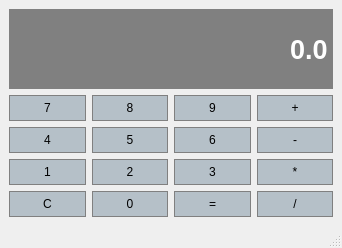
<?xml version="1.0" encoding="UTF-8"?>
<ui version="4.0">
 <class>Calculator</class>
 <widget class="QMainWindow" name="Calculator">
  <property name="geometry">
   <rect>
    <x>0</x>
    <y>0</y>
    <width>342</width>
    <height>248</height>
   </rect>
  </property>
  <property name="windowTitle">
   <string>Calculator</string>
  </property>
  <property name="windowIcon">
   <iconset>
    <normalon>:/images/Calculator.ico</normalon>
   </iconset>
  </property>
  <widget class="QWidget" name="centralwidget">
   <layout class="QGridLayout" name="gridLayout">
    <item row="4" column="0">
     <widget class="QPushButton" name="ButtonC">
      <property name="sizePolicy">
       <sizepolicy hsizetype="Minimum" vsizetype="Maximum">
        <horstretch>0</horstretch>
        <verstretch>1</verstretch>
       </sizepolicy>
      </property>
      <property name="styleSheet">
       <string notr="true">QPushButton{
	color: rgb(0, 0, 0);
	background-color: rgb(181, 192, 200);
		border: 1px solid gray;
		padding: 5px;
}
QPushButton:pressed{
		background-color: #A9A9A9;
		border: 1px solid gray;
		padding: 5px;
}</string>
      </property>
      <property name="text">
       <string>C</string>
      </property>
     </widget>
    </item>
    <item row="4" column="3">
     <widget class="QPushButton" name="ButtonD">
      <property name="sizePolicy">
       <sizepolicy hsizetype="Minimum" vsizetype="Maximum">
        <horstretch>0</horstretch>
        <verstretch>1</verstretch>
       </sizepolicy>
      </property>
      <property name="styleSheet">
       <string notr="true">QPushButton{
	color: rgb(0, 0, 0);
	background-color: rgb(181, 192, 200);
		border: 1px solid gray;
		padding: 5px;
}
QPushButton:pressed{
		background-color: #A9A9A9;
		border: 1px solid gray;
		padding: 5px;
}</string>
      </property>
      <property name="text">
       <string>/</string>
      </property>
     </widget>
    </item>
    <item row="1" column="2">
     <widget class="QPushButton" name="Button9">
      <property name="sizePolicy">
       <sizepolicy hsizetype="Minimum" vsizetype="Maximum">
        <horstretch>0</horstretch>
        <verstretch>1</verstretch>
       </sizepolicy>
      </property>
      <property name="styleSheet">
       <string notr="true">QPushButton{
	color: rgb(0, 0, 0);
	background-color: rgb(181, 192, 200);
		border: 1px solid gray;
		padding: 5px;
}
QPushButton:pressed{
		background-color: #A9A9A9;
		border: 1px solid gray;
		padding: 5px;
}</string>
      </property>
      <property name="text">
       <string>9</string>
      </property>
     </widget>
    </item>
    <item row="3" column="2">
     <widget class="QPushButton" name="Button3">
      <property name="sizePolicy">
       <sizepolicy hsizetype="Minimum" vsizetype="Maximum">
        <horstretch>0</horstretch>
        <verstretch>1</verstretch>
       </sizepolicy>
      </property>
      <property name="styleSheet">
       <string notr="true">QPushButton{
	color: rgb(0, 0, 0);
	background-color: rgb(181, 192, 200);
		border: 1px solid gray;
		padding: 5px;
}
QPushButton:pressed{
		background-color: #A9A9A9;
		border: 1px solid gray;
		padding: 5px;
}</string>
      </property>
      <property name="text">
       <string>3</string>
      </property>
     </widget>
    </item>
    <item row="1" column="1">
     <widget class="QPushButton" name="Button8">
      <property name="sizePolicy">
       <sizepolicy hsizetype="Minimum" vsizetype="Maximum">
        <horstretch>0</horstretch>
        <verstretch>1</verstretch>
       </sizepolicy>
      </property>
      <property name="styleSheet">
       <string notr="true">QPushButton{
	color: rgb(0, 0, 0);
	background-color: rgb(181, 192, 200);
		border: 1px solid gray;
		padding: 5px;
}
QPushButton:pressed{
		background-color: #A9A9A9;
		border: 1px solid gray;
		padding: 5px;
}</string>
      </property>
      <property name="text">
       <string>8</string>
      </property>
     </widget>
    </item>
    <item row="2" column="0">
     <widget class="QPushButton" name="Button4">
      <property name="sizePolicy">
       <sizepolicy hsizetype="Minimum" vsizetype="Maximum">
        <horstretch>0</horstretch>
        <verstretch>1</verstretch>
       </sizepolicy>
      </property>
      <property name="styleSheet">
       <string notr="true">QPushButton{
	color: rgb(0, 0, 0);
	background-color: rgb(181, 192, 200);
		border: 1px solid gray;
		padding: 5px;
}
QPushButton:pressed{
		background-color: #A9A9A9;
		border: 1px solid gray;
		padding: 5px;
}</string>
      </property>
      <property name="text">
       <string>4</string>
      </property>
     </widget>
    </item>
    <item row="2" column="1">
     <widget class="QPushButton" name="Button5">
      <property name="sizePolicy">
       <sizepolicy hsizetype="Minimum" vsizetype="Maximum">
        <horstretch>0</horstretch>
        <verstretch>1</verstretch>
       </sizepolicy>
      </property>
      <property name="styleSheet">
       <string notr="true">QPushButton{
	color: rgb(0, 0, 0);
	background-color: rgb(181, 192, 200);
		border: 1px solid gray;
		padding: 5px;
}
QPushButton:pressed{
		background-color: #A9A9A9;
		border: 1px solid gray;
		padding: 5px;
}</string>
      </property>
      <property name="text">
       <string>5</string>
      </property>
     </widget>
    </item>
    <item row="2" column="3">
     <widget class="QPushButton" name="ButtonS">
      <property name="sizePolicy">
       <sizepolicy hsizetype="Minimum" vsizetype="Maximum">
        <horstretch>0</horstretch>
        <verstretch>1</verstretch>
       </sizepolicy>
      </property>
      <property name="styleSheet">
       <string notr="true">QPushButton{
	color: rgb(0, 0, 0);
	background-color: rgb(181, 192, 200);
		border: 1px solid gray;
		padding: 5px;
}
QPushButton:pressed{
		background-color: #A9A9A9;
		border: 1px solid gray;
		padding: 5px;
}</string>
      </property>
      <property name="text">
       <string>-</string>
      </property>
     </widget>
    </item>
    <item row="3" column="1">
     <widget class="QPushButton" name="Button2">
      <property name="sizePolicy">
       <sizepolicy hsizetype="Minimum" vsizetype="Maximum">
        <horstretch>0</horstretch>
        <verstretch>1</verstretch>
       </sizepolicy>
      </property>
      <property name="styleSheet">
       <string notr="true">QPushButton{
	color: rgb(0, 0, 0);
	background-color: rgb(181, 192, 200);
		border: 1px solid gray;
		padding: 5px;
}
QPushButton:pressed{
		background-color: #A9A9A9;
		border: 1px solid gray;
		padding: 5px;
}</string>
      </property>
      <property name="text">
       <string>2</string>
      </property>
     </widget>
    </item>
    <item row="2" column="2">
     <widget class="QPushButton" name="Button6">
      <property name="sizePolicy">
       <sizepolicy hsizetype="Minimum" vsizetype="Maximum">
        <horstretch>0</horstretch>
        <verstretch>1</verstretch>
       </sizepolicy>
      </property>
      <property name="styleSheet">
       <string notr="true">QPushButton{
	color: rgb(0, 0, 0);
	background-color: rgb(181, 192, 200);
		border: 1px solid gray;
		padding: 5px;
}
QPushButton:pressed{
		background-color: #A9A9A9;
		border: 1px solid gray;
		padding: 5px;
}</string>
      </property>
      <property name="text">
       <string>6</string>
      </property>
     </widget>
    </item>
    <item row="3" column="3">
     <widget class="QPushButton" name="ButtonM">
      <property name="sizePolicy">
       <sizepolicy hsizetype="Minimum" vsizetype="Maximum">
        <horstretch>0</horstretch>
        <verstretch>1</verstretch>
       </sizepolicy>
      </property>
      <property name="styleSheet">
       <string notr="true">QPushButton{
	color: rgb(0, 0, 0);
	background-color: rgb(181, 192, 200);
		border: 1px solid gray;
		padding: 5px;
}
QPushButton:pressed{
		background-color: #A9A9A9;
		border: 1px solid gray;
		padding: 5px;
}</string>
      </property>
      <property name="text">
       <string>*</string>
      </property>
     </widget>
    </item>
    <item row="1" column="0">
     <widget class="QPushButton" name="Button7">
      <property name="sizePolicy">
       <sizepolicy hsizetype="Minimum" vsizetype="Maximum">
        <horstretch>0</horstretch>
        <verstretch>1</verstretch>
       </sizepolicy>
      </property>
      <property name="styleSheet">
       <string notr="true">QPushButton{
	color: rgb(0, 0, 0);
	background-color: rgb(181, 192, 200);
		border: 1px solid gray;
		padding: 5px;
}
QPushButton:pressed{
		background-color: #A9A9A9;
		border: 1px solid gray;
		padding: 5px;
}</string>
      </property>
      <property name="text">
       <string>7</string>
      </property>
     </widget>
    </item>
    <item row="0" column="0" colspan="4">
     <widget class="QLineEdit" name="Display">
      <property name="sizePolicy">
       <sizepolicy hsizetype="Preferred" vsizetype="Expanding">
        <horstretch>0</horstretch>
        <verstretch>0</verstretch>
       </sizepolicy>
      </property>
      <property name="font">
       <font>
        <family>Arial</family>
        <pointsize>20</pointsize>
        <weight>75</weight>
        <bold>true</bold>
       </font>
      </property>
      <property name="styleSheet">
       <string notr="true">QLineEdit{
		background-color: gray;
		border: 1px solid gray;
		color: #ffffff;
}</string>
      </property>
      <property name="text">
       <string>0.0</string>
      </property>
      <property name="alignment">
       <set>Qt::AlignRight|Qt::AlignTrailing|Qt::AlignVCenter</set>
      </property>
     </widget>
    </item>
    <item row="3" column="0">
     <widget class="QPushButton" name="Button1">
      <property name="sizePolicy">
       <sizepolicy hsizetype="Minimum" vsizetype="Maximum">
        <horstretch>0</horstretch>
        <verstretch>1</verstretch>
       </sizepolicy>
      </property>
      <property name="styleSheet">
       <string notr="true">QPushButton{
	color: rgb(0, 0, 0);
	background-color: rgb(181, 192, 200);
		border: 1px solid gray;
		padding: 5px;
}
QPushButton:pressed{
		background-color: #A9A9A9;
		border: 1px solid gray;
		padding: 5px;
}</string>
      </property>
      <property name="text">
       <string>1</string>
      </property>
     </widget>
    </item>
    <item row="4" column="2">
     <widget class="QPushButton" name="ButtonE">
      <property name="sizePolicy">
       <sizepolicy hsizetype="Minimum" vsizetype="Maximum">
        <horstretch>0</horstretch>
        <verstretch>1</verstretch>
       </sizepolicy>
      </property>
      <property name="styleSheet">
       <string notr="true">QPushButton{
	color: rgb(0, 0, 0);
	background-color: rgb(181, 192, 200);
		border: 1px solid gray;
		padding: 5px;
}
QPushButton:pressed{
		background-color: #A9A9A9;
		border: 1px solid gray;
		padding: 5px;
}</string>
      </property>
      <property name="text">
       <string>=</string>
      </property>
     </widget>
    </item>
    <item row="4" column="1">
     <widget class="QPushButton" name="Button0">
      <property name="sizePolicy">
       <sizepolicy hsizetype="Minimum" vsizetype="Maximum">
        <horstretch>0</horstretch>
        <verstretch>1</verstretch>
       </sizepolicy>
      </property>
      <property name="styleSheet">
       <string notr="true">QPushButton{
	color: rgb(0, 0, 0);
	background-color: rgb(181, 192, 200);
		border: 1px solid gray;
		padding: 5px;
}
QPushButton:pressed{
		background-color: #A9A9A9;
		border: 1px solid gray;
		padding: 5px;
}</string>
      </property>
      <property name="text">
       <string>0</string>
      </property>
     </widget>
    </item>
    <item row="1" column="3">
     <widget class="QPushButton" name="ButtonA">
      <property name="sizePolicy">
       <sizepolicy hsizetype="Minimum" vsizetype="Maximum">
        <horstretch>0</horstretch>
        <verstretch>1</verstretch>
       </sizepolicy>
      </property>
      <property name="styleSheet">
       <string notr="true">QPushButton{
	color: rgb(0, 0, 0);
	background-color: rgb(181, 192, 200);
		border: 1px solid gray;
		padding: 5px;
}
QPushButton:pressed{
		background-color: #A9A9A9;
		border: 1px solid gray;
		padding: 5px;
}</string>
      </property>
      <property name="text">
       <string>+</string>
      </property>
     </widget>
    </item>
   </layout>
  </widget>
  <widget class="QMenuBar" name="menubar">
   <property name="geometry">
    <rect>
     <x>0</x>
     <y>0</y>
     <width>342</width>
     <height>20</height>
    </rect>
   </property>
  </widget>
  <widget class="QStatusBar" name="statusbar"/>
 </widget>
 <resources/>
 <connections/>
</ui>
